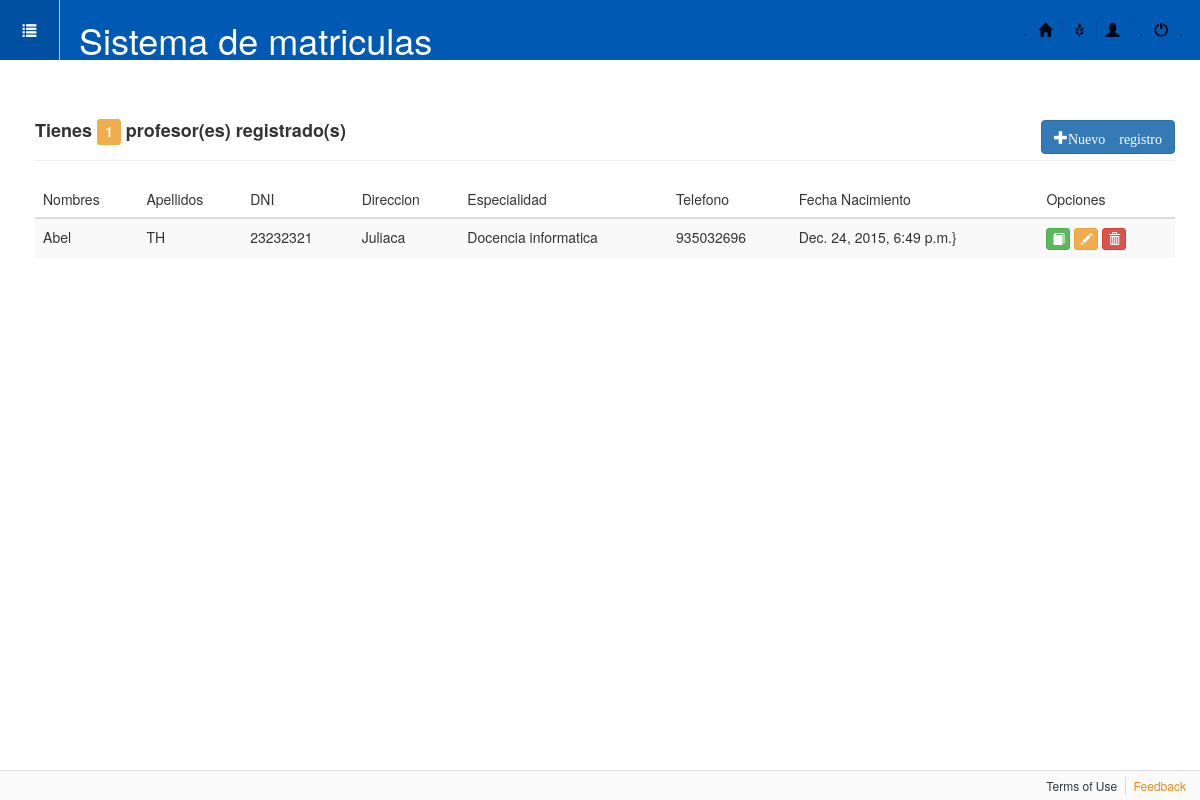
Page /perfiles/profesor on the earlier database version.
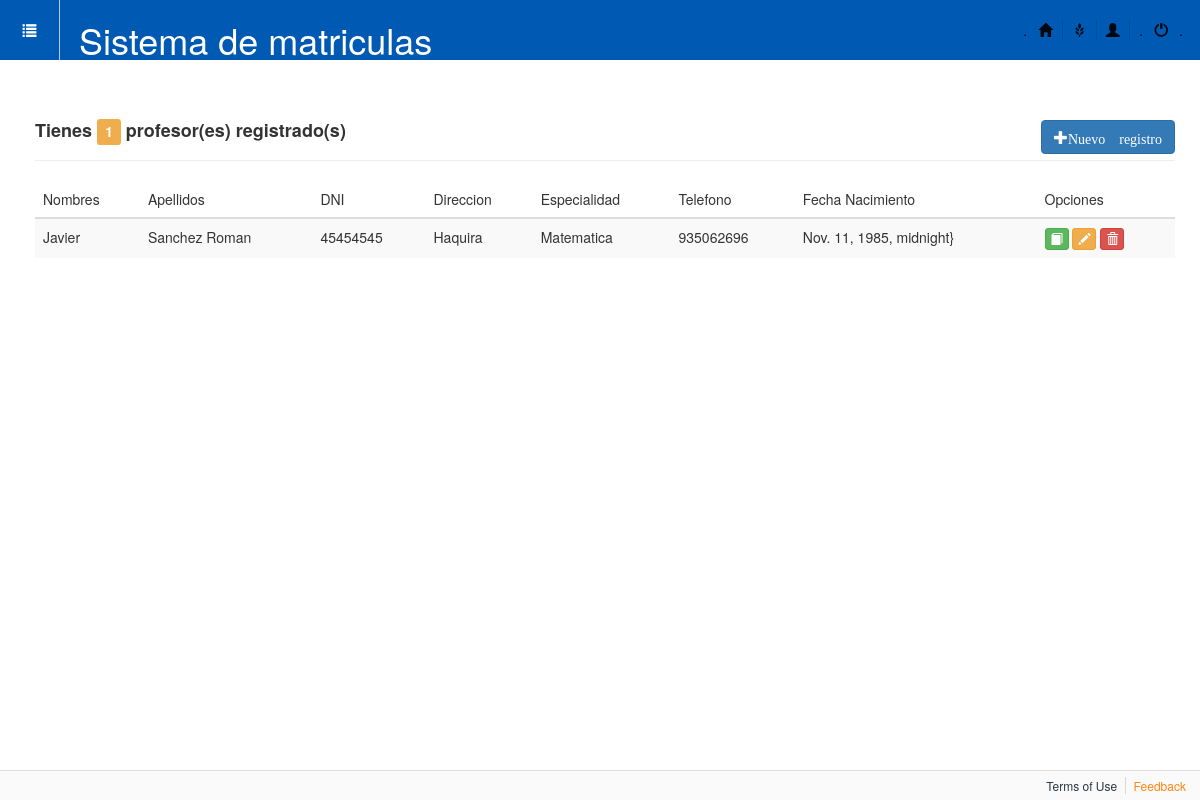
Same page on the later database version.
### apps/perfiles/models.py (models this page shows, shortened)
class Profesor(models.Model):
    nombres = models.CharField(max_length=50, unique=True)
    apellidos = models.CharField(max_length=60)
    dni = models.CharField(max_length=8, unique=True)
    direccion = models.CharField(max_length=100)
    especialidad = models.CharField(max_length=30)
    telefono = models.CharField(max_length=13)
    fecha_nac = models.DateTimeField(verbose_name='Fecha nacimiento')
    imagen = models.ImageField(upload_to='profesores')  # falta hacer algo

### apps/perfiles/views.py (the view)
# urls.py: url(r'^profesor/upd/(?P<id>\d+)$', 'apps.perfiles.views.updProfesor', name='updProfesor'),
def profesor(request):
	lista=Profesor.objects.all()
	numreg=lista.count()
	return render(request,'perfiles/profesor.html',{'lista':lista,'cantidad':numreg})

### templates/perfiles/profesor.html (shortened to what this page needs)
{% extends "base.html" %}
{% block contenido %}
<div class="page-header">
	<h4>
		<b>Tienes <span class="label label-warning">{{cantidad}}</span> profesor(es) registrado(s) </b>
		<a href="{% url 'perfiles_app:addProfesor' %}" class="btn btn-primary pull-right">
			<span class="glyphicon glyphicon-plus">Nuevo registro</span>
		</a>
	</h4>
</div>
<div>
	<table class="table table-striped table-condenced table-hover">
		<thead>
			<tr>
				<th>Nombres</th>
			    <th>Apellidos</th>
			    <th>DNI</th>
			    <th>Direccion</th>
			    <th>Especialidad</th>
			    <th>Telefono</th>
			    <th>Fecha Nacimiento</th>
			    <th>Opciones</th>
			</tr>
		</thead>
		<tbody>
		{% for profesor in lista %}
			<tr>
				<td>{{profesor.nombres}}</td>
				<td>{{profesor.apellidos}}</td>
				<td>{{profesor.dni}}</td>
				<td>{{profesor.direccion}}</td>
				<td>{{profesor.especialidad}}</td>
				<td>{{profesor.telefono}}</td>
				<td>{{profesor.fecha_nac}}}</td>
				<td>
					<a href="#" class="btn btn-success btn-xs"> <span class="glyphicon glyphicon-book"></span></a>
					<a href="{% url 'perfiles_app:updProfesor' profesor.pk %}" class="btn btn-warning btn-xs"> <span class="glyphicon glyphicon-pencil"></span></a>
					<a href="{% url 'perfiles_app:delProfesor' profesor.pk%}" class="btn btn-danger btn-xs"> <span class="glyphicon glyphicon-trash"></span></a>
				</td>
			</tr>
		{% endfor %}
		</tbody>
	</table>
</div>
{% endblock contenido %}

### templates/base.html (shortened to what this page needs)
{% load staticfiles %}
<!doctype html>
<html>
<head>
<link rel="stylesheet" href="{% static "css/admin-style.css" %}">
<link rel="stylesheet" href="{% static "css/bootstrap.css" %}">
</head>
<body>
<div class="wrapper">
  <header>
    <div class="left">
      <button id="menu" title="Menu"><span class="glyphicon glyphicon-list"></span></button>
      <h1>Sistema de matriculas</h1>
    </div>
    <div class="utils right">
      <a href="">.</a>
      <a href="{% url 'matricula_app:main' %}" class='alerts'><span class="glyphicon glyphicon-home"></span></a> <i class="sep">&nbsp;</i>
      <a href="#" class='alerts'><span class="glyphicon glyphicon-grain"></span></a> <i class="sep">&nbsp;</i>
      <a > <b><span class="glyphicon glyphicon-user"> {{ user.username|capfirst }}</span></b></a> <i class="sep">&nbsp;</i>
      <a >.</a>
      <a href="{%url 'logout'%}"><i class="glyphicon glyphicon-off"></i></a>
      <a >.</a>
    </div>
  </header>
  <div class="content">
    <section>
      <article>
      <div class="container">
        {% block contenido %}
        {% endblock contenido %}
      </div>
      </article>
    </section>
    <div class="site-footer">
      <div class="right"> <a href="">Terms of Use</a>  <a href="" class='feedback'> Feedback</a> </div>
    </div>
  </div>
</div>
</body>
</html>

### static/css/admin-style.css (style rules this page uses)
html, body, div, span, applet, object, iframe, h1, h2, h3, h4, h5, h6, p, blockquote, pre, a, abbr, acronym, address, big, cite, code, del, dfn, em, img, ins, kbd, q, s, samp, small, strike, strong, sub, sup, tt, var, b, u, i, center, dl, dt, dd, ol, ul, li, fieldset, form, label, legend, table, caption, tbody, tfoot, thead, tr, th, td, article, aside, canvas, details, embed, figure, figcaption, footer, header, hgroup, menu, nav, output, ruby, section, summary, time, mark, audio, video { margin: 0; padding: 0; border: 0; font: inherit; font-size: 100%; vertical-align: baseline; }
html { line-height: 1; }
table { border-collapse: collapse; border-spacing: 0; }
caption, th, td { text-align: left; font-weight: normal; vertical-align: middle; }
article, aside, details, figcaption, figure, footer, header, hgroup, main, menu, nav, section, summary { display: block; }
* { -moz-box-sizing: border-box; -webkit-box-sizing: border-box; box-sizing: border-box; }
body, html { height: 100%; }
body { padding-top: 60px; background-color: #ecf0f1; }
body, h1, h2, h3, p { font-family: "roboto", sans-serif; }
.right { float: right; }
.left { float: left; }
a { text-decoration: none; }
.sep { content: ''; border-right: 1px solid rgba(0, 0, 0, 0.13); }
header { position: fixed; top: 0; left: 0; width: 100%; z-index: 100; background: #0059b3; height: 60px; line-height: 60px; color: #fff; background-size: 100%; }
header h1, header button { display: inline-block; }
header h1 { overflow: hidden; text-overflow: ellipsis; white-space: nowrap; }
header .utils { margin-right: 15px; }
header .utils a { display: inline-block; padding: 0 5px; margin-right: -3px; }
header .utils a { color: rgba(0, 0, 0, 0.9); -moz-transition: color 0.3s linear; -o-transition: color 0.3s linear; -webkit-transition: color 0.3s linear; transition: color 0.3s linear; }
header button { cursor: pointer; color: #fff; -webkit-appearance: none; margin: 0; padding: 0; border: none; height: 60px; width: 60px; vertical-align: top; background: transparent; border-right: 1px solid rgba(255, 255, 255, 0.7); margin-right: 15px; -moz-transition: background-color 0.3s linear; -o-transition: background-color 0.3s linear; -webkit-transition: background-color 0.3s linear; transition: background-color 0.3s linear; }
section { -moz-transition: margin-left 0.4s ease; -o-transition: margin-left 0.4s ease; -webkit-transition: margin-left 0.4s ease; transition: margin-left 0.4s ease; }
section article { padding: 20px; }
.site-footer { background: #f7846a; width: 100%; padding: 0; margin: 0; height: 30px; line-height: 30px; padding: 0 10px; background-color: #fafafa; border-top: 1px solid #ddd; font-size: 12px; }
.site-footer a { color: #2A3744; display: inline-block; margin-right: -4px; padding: 0 8px; }
.site-footer a.feedback { color: #FF870E; }
@media (min-width: 500px) { .site-footer { position: fixed; z-index: 5; bottom: 0; left: 0; } }

Differences in the rows shown:
changed Profesor: nombres "Abel" → "Javier"; apellidos "TH" → "Sanchez Roman"; dni "23232321" → "45454545"; direccion "Juliaca" → "Haquira"; especialidad "Docencia informatica" → "Matematica"; telefono "935032696" → "935062696"; fecha_nac "Dec. 24, 2015, 6:49 p.m." → "Nov. 11, 1985, midnight"
